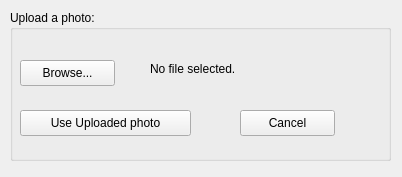
<?xml version="1.0" encoding="UTF-8"?>
<ui version="4.0">
 <class>Form</class>
 <widget class="QWidget" name="Form">
  <property name="geometry">
   <rect>
    <x>0</x>
    <y>0</y>
    <width>402</width>
    <height>177</height>
   </rect>
  </property>
  <property name="windowTitle">
   <string>Change User Photo</string>
  </property>
  <widget class="QPushButton" name="pushButton">
   <property name="geometry">
    <rect>
     <x>20</x>
     <y>60</y>
     <width>95</width>
     <height>26</height>
    </rect>
   </property>
   <property name="text">
    <string>Browse...</string>
   </property>
  </widget>
  <widget class="QLabel" name="label_2">
   <property name="geometry">
    <rect>
     <x>150</x>
     <y>60</y>
     <width>211</width>
     <height>18</height>
    </rect>
   </property>
   <property name="text">
    <string>No file selected.</string>
   </property>
  </widget>
  <widget class="QPushButton" name="pushButton_2">
   <property name="geometry">
    <rect>
     <x>20</x>
     <y>110</y>
     <width>171</width>
     <height>26</height>
    </rect>
   </property>
   <property name="text">
    <string>Use Uploaded photo</string>
   </property>
  </widget>
  <widget class="QPushButton" name="pushButton_3">
   <property name="geometry">
    <rect>
     <x>240</x>
     <y>110</y>
     <width>95</width>
     <height>26</height>
    </rect>
   </property>
   <property name="text">
    <string>Cancel</string>
   </property>
  </widget>
  <widget class="QGroupBox" name="groupBox">
   <property name="geometry">
    <rect>
     <x>10</x>
     <y>10</y>
     <width>381</width>
     <height>151</height>
    </rect>
   </property>
   <property name="title">
    <string>Upload a photo:</string>
   </property>
  </widget>
  <zorder>groupBox</zorder>
  <zorder>pushButton</zorder>
  <zorder>label_2</zorder>
  <zorder>pushButton_2</zorder>
  <zorder>pushButton_3</zorder>
 </widget>
 <resources/>
 <connections/>
</ui>
